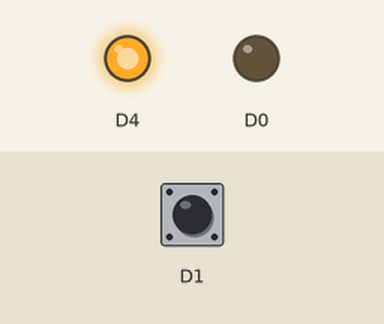
Recording of a sketch running on a simulated ESP8266 (NodeMCU). Parts: output pins drawn as LEDs (lit = HIGH). Inputs (shaded band) come from the test bench; at power-on: D1 HIGH. WiFi joins after 1.5 s; servers stay silent unless stated; what the sketch prints to the serial monitor is not drawn.

Above: at 3.7 s.
3.8 s: D1 pulled LOW for 0.25 s
At 4.3 s:
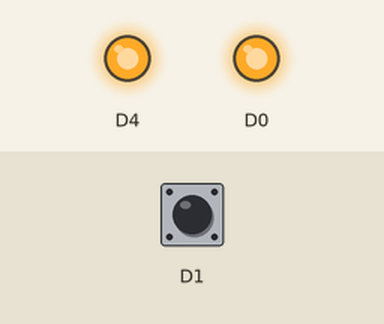
6.0 s: D1 pulled LOW for 3.2 s
At 9.8 s:
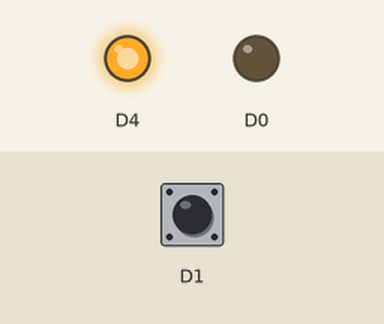
Timing chart, 0 to 11.3 s (numbered marks = the images above; inputs shaded):
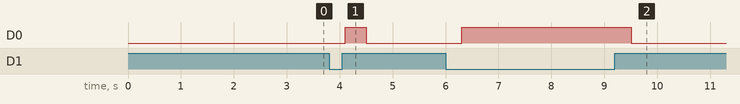

Measured:
- after the input at 3.8 s, D0: LOW → HIGH after 0.30 s, → LOW 0.40 s later
- after the input at 6.0 s, D0: LOW → HIGH after 0.31 s, → LOW 3.2 s later

The sketch:

bilge_healthchecks.ino
```cpp
#include <ESP8266HTTPClient.h>
#include <ESP8266WiFi.h>

/* configuration section */
/**  WiFi credentials */
const char *ssid = "";
const char *password = "";
/** your ping key get it from https://healthchecks.io */
const String ping_key = "";
/** there is no https possible without including the certificate */
const String ping_base_url = "http://hc-ping.com/";
const unsigned long health_check_interval = 5UL * 60UL * 1000UL;  // 5 minutes
/* end of configuration section */

struct Sensor {
    const char *sensor_name;
    int pin;
    bool state;
    unsigned long lastPingTime;
    String url_ok;
    String url_fail;
};

/* new sensors can be added here */
Sensor sensors[]{{"bilge-alarm", D1, true, 0}};

WiFiClient client;
bool wifiWasConnected = true;

void
WiFiSetup()
{
    WiFi.begin(ssid, password);
    Serial.print("Connecting to WiFi");
    while (WiFi.status() != WL_CONNECTED) {
        Serial.print(".");
        delay(500);
    }
    Serial.println(WiFi.localIP());
    WiFi.setAutoReconnect(true);
    WiFi.persistent(true);
    Serial.println("\nWiFi connected");
}

void
setup()
{
    Serial.begin(115200);
    delay(1000);
    /* red fault LED */
    pinMode(D0, OUTPUT);
    /* blue status LED */
    pinMode(D4, OUTPUT);
    digitalWrite(D4, HIGH);
    for (int i = 0; i < sizeof(sensors) / sizeof(sensors[0]); i++) {
        // NC input - use internal pull-up resistor
        pinMode(sensors[i].pin, INPUT_PULLUP);
        /* build the ping URLs dynamically per sensor */
        sensors[i].url_ok =
            ping_base_url + ping_key + "/" + String(sensors[i].sensor_name);
        sensors[i].url_fail = ping_base_url + ping_key + "/" +
                              String(sensors[i].sensor_name) + "/fail";
    }
    WiFiSetup();
}

void
loop()
{
    bool currentlyConnected = WiFi.status() == WL_CONNECTED;
    if (!currentlyConnected) {
        digitalWrite(D0, LOW);
        delay(200);
        digitalWrite(D0, HIGH);
        wifiWasConnected = false;
    }
    for (int i = 0; i < sizeof(sensors) / sizeof(sensors[0]); i++) {
        Sensor &current_sensor = sensors[i];
        /* LOW = OK (closed), HIGH = open (ALARM) */
        bool current_state = digitalRead(current_sensor.pin);
        // check if there was a change in the sensor state and update the remote
        // if so
        if ((current_state != current_sensor.state && currentlyConnected) ||
            (currentlyConnected && !wifiWasConnected)) {
            current_sensor.state = current_state;
            updateRemoteSensorState(current_sensor);
            updateFaultLed();
        }
        /* periodic check to see if the wifi is still online
           https://www.norwegiancreations.com/2018/10/arduino-tutorial-avoiding-the-overflow-issue-when-using-millis-and-micros/
           This still works fine when the millis() overflow e.g. last ping was
           at 4294967290, however, a bit later millis() returns e.g. 320000
           320000 - 4294967290 casted to an unsigned long results in 4294647290
           which is greater than the health_check_interval hence the call is
           triggered. The new lastPingTime would be 320000 hence we're back to
           normal.
        */
        if ((unsigned long)(millis() - current_sensor.lastPingTime) >=
            health_check_interval) {
            Serial.println("sending periodic ping");
            updateRemoteSensorState(current_sensor);
            updateFaultLed();
            current_sensor.lastPingTime = millis();
            /* signal we're still alive */
            digitalWrite(D4, LOW);
            delay(100);
            digitalWrite(D4, HIGH);
            delay(100);
        }
    }
    if (currentlyConnected) {
        wifiWasConnected = true;
    }
    delay(200);  // Poll every 200ms
}

void
updateRemoteSensorState(Sensor &sensor)
{
    HTTPClient http;
    String target_url;
    if (sensor.state == LOW) {
        http.begin(client, sensor.url_ok);
        Serial.println("OK: Contact closed!");
    }
    else {
        http.begin(client, sensor.url_fail);
        Serial.println("FAULT: Contact open!");
    }
    int httpCode = http.GET();
    http.end();

    Serial.printf("Sent ping for %s, status code: %d\n", sensor.sensor_name,
                  httpCode);
}

void
updateFaultLed()
{
    bool anyFault = false;
    for (int i = 0; i < sizeof(sensors) / sizeof(sensors[0]); i++) {
        if (sensors[i].state == HIGH) {
            anyFault = true;
            break;
        }
    }
    digitalWrite(D0, anyFault ? LOW : HIGH);
}
```
